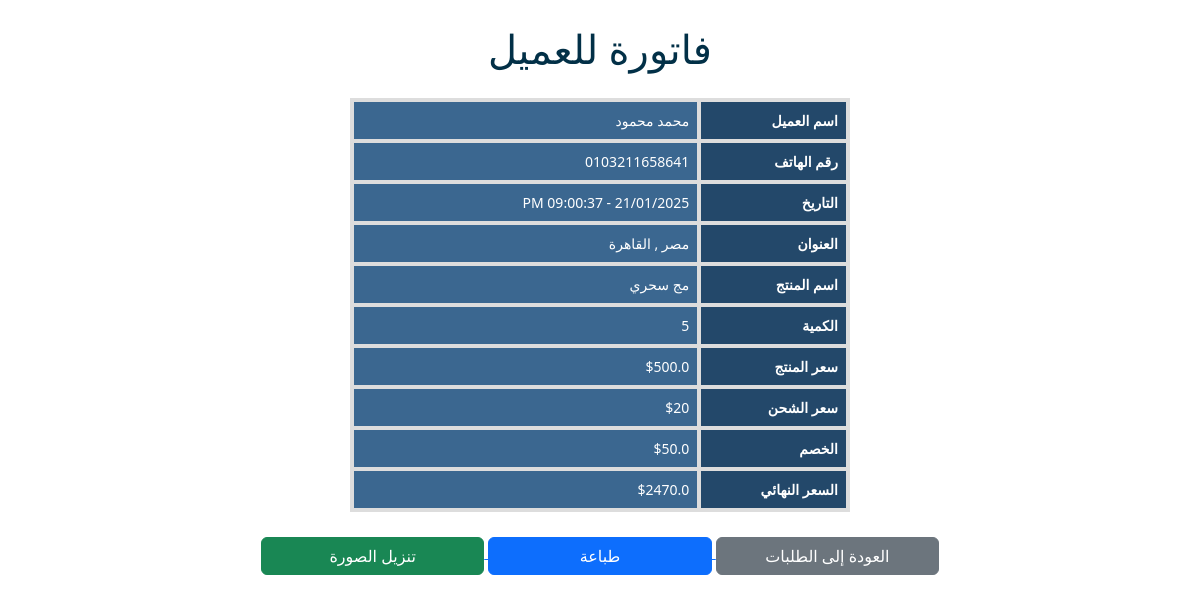
The app's page /crm/customer_invoice/2 (signed in) with its own data.
### app.py (models this page shows, shortened)
class Order(db.Model):
    id = db.Column(db.Integer, primary_key=True)
    product_id = db.Column(db.Integer, db.ForeignKey('product.id'), nullable=False)
    customer_name = db.Column(db.String(150), nullable=False)
    phone_number = db.Column(db.String(20), nullable=False)
    address = db.Column(db.Text, nullable=False)
    quantity = db.Column(db.Integer, nullable=False)
    price = db.Column(db.Float, nullable=False)
    shipping_cost = db.Column(db.Integer, default=0)
    discount = db.Column(db.Float, default=0.0)
    total_price = db.Column(db.Float, nullable=False)
    created_at = db.Column(db.DateTime, default=datetime.utcnow)
    product = db.relationship('Product', backref=db.backref('orders', lazy=True))

class Product(db.Model):
    id = db.Column(db.Integer, primary_key=True)
    name = db.Column(db.String(100), nullable=False)
    description = db.Column(db.Text, nullable=False)
    price = db.Column(db.Float, nullable=False)
    old_price = db.Column(db.Float, nullable=True)
    image_filename = db.Column(db.String(100), nullable=False)
    created_at = db.Column(db.DateTime, default=datetime.utcnow)

### app.py (the view)
@app.route('/crm/customer_invoice/<int:order_id>')
@login_required
def customer_invoice(order_id):
    order = Order.query.get(order_id)
    return render_template('CRM/orders/customer_invoice.html', order=order)

### app.py (called while the page is built)
@login_manager.user_loader
def load_user(user_id):
    return db.session.get(User, int(user_id))

### templates/CRM/orders/customer_invoice.html (shortened to what this page needs)
<!DOCTYPE html>
<html lang="ar">
<head>
    <link href="https://cdn.jsdelivr.net/npm/bootstrap@5.3.0-alpha1/dist/css/bootstrap.min.css" rel="stylesheet">
</head>
<body>
    <div class="content" id="mainContent">
        <div class="container">
            <h1 style="text-align: center; margin: 25px; color:#023047;">فاتورة للعميل</h1>
            <table class="order-table" dir="rtl">
                <tr>
                    <th>اسم العميل</th>
                    <td>{{ order.customer_name }}</td>
                </tr>
                <tr>
                    <th>رقم الهاتف</th>
                    <td>{{ order.phone_number }}</td>
                </tr>
                <tr>
                    <th>التاريخ</th>
                    <td>{{ order.created_at.strftime('%d/%m/%Y - %I:%M:%S %p') }}</td>
                </tr>
                <tr>
                    <th>العنوان</th>
                    <td>{{ order.address }}</td>
                </tr>
                <tr>
                    <th>اسم المنتج</th>
                    <td>{{ order.product.name }}</td>
                </tr>
                <tr>
                    <th>الكمية</th>
                    <td>{{ order.quantity }}</td>
                </tr>
                <tr>
                    <th>سعر المنتج</th>
                    <td>${{ order.price }}</td>
                </tr>
                <tr>
                    <th>سعر الشحن</th>
                    <td>${{ order.shipping_cost }}</td>
                </tr>
                <tr>
                    <th>الخصم</th>
                    <td>${{ order.discount }}</td>
                </tr>
                <tr>
                    <th>السعر النهائي</th>
                    <td>${{ order.total_price }}</td>
                </tr>
            </table>
            <div class="button-container">
                <a href="#" onclick="downloadInvoiceAsImage()">
                    <button class="btn btn-success"> تنزيل الصورة</button>
                </a>
                <a href="#" onclick="printCustomerDetails()">
                    <button class="btn btn-primary"> طباعة</button>
                </a>
                <a href="{{url_for('orders')}}">
                    <button class="btn btn-secondary"> العودة إلى الطلبات</button>
                </a>
            </div>
        </div>
    </div>
</body>
</html>

### templates/CRM/orders/customer_invoice.html (style rules this page uses)
h1 { text-align: center; color:rgb(240, 240, 240); margin-top: 0px; }
.order-table { width: 100%; max-width: 500px; border-collapse: collapse; margin-top: 5px; margin: auto; font-size: 14px; text-align: right; }
.order-table td { color: #fff; background: #3B6790; text-align: right; }
.order-table th, .order-table td { border: 4px solid #ddd; padding: 8px; }
.order-table th { background-color: #23486A; color: #fff; text-align: right; width: 30%; }
.button-container { margin-top: 20px; text-align: center; }
button { width: 20%; margin-top: 5px; }

### records on screen
Order: customer_name "محمد محمود", phone_number "0103211658641", created_at "21/01/2025 - 09:00:37 PM", address "مصر , القاهرة", quantity "5", price "500.0", shipping_cost "20", discount "50.0", total_price "2470.0"
Product: product.name "مج سحري"
